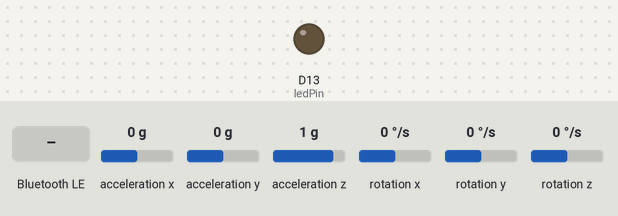
The sketch below on a simulated Arduino Nano 33 BLE. Parts: output pins drawn as LEDs (lit = HIGH). Inputs (shaded band) come from the test bench; at power-on: acceleration x 0 g, acceleration y 0 g, acceleration z 1 g, rotation x 0 °/s, rotation y 0 °/s, rotation z 0 °/s. Nothing arrives over Bluetooth unless stated; a phone connects over Bluetooth LE 3 s after start; what the sketch prints to the serial monitor is not drawn.

Above: at 3.8 s.
3.9 s: Bluetooth LE write "1" received
At 4.4 s:
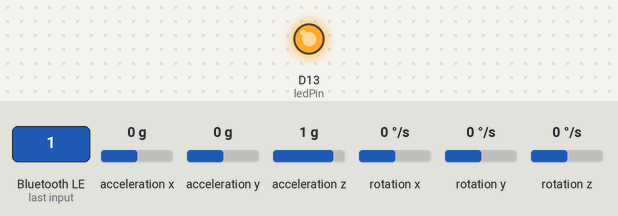
5.4 s: Bluetooth LE write "0" received
At 6.6 s:
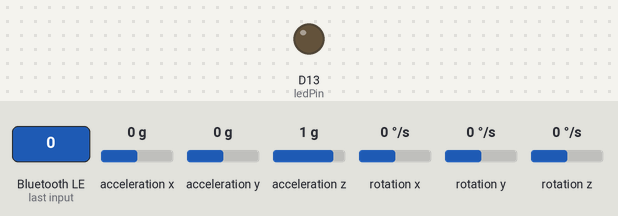
6.9 s: Bluetooth LE write "2" received
At 8.0 s:
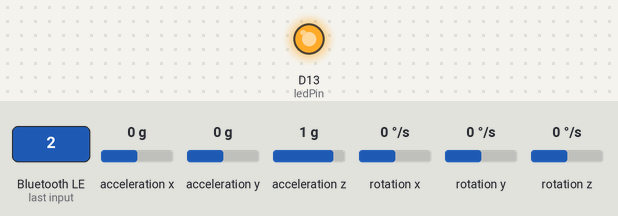
Timing chart, 0 to 9.9 s (numbered marks = the images above; inputs shaded):
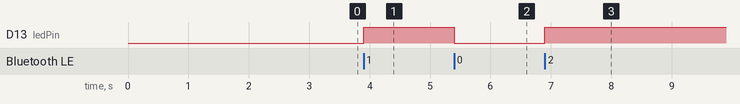

Measured:
- after the input at 3.9 s, D13 (ledPin): LOW → HIGH at once
- after the input at 5.4 s, D13 (ledPin): HIGH → LOW at once
- after the input at 6.9 s, D13 (ledPin): LOW → HIGH at once

The sketch:

USCL_Deorbit_Central.ino
```cpp
/*
  -----------------------------------------------------------------------------------------------
 | BLE_IMU_PERIPHERAL - Wireless IMU Communication with central device
 |
 | Arduino Boards Tested: Nano 33 BLE Sense as a peripheral & Nano 33 BLE as central.
 | Code not tested for multiple peripherals

 | This sketch works alongside the BLE_IMU_CENTRAL sketch to communicate with an Arduino Nano 33 BLE.
 | This sketch can also be used with a generic BLE central app, like LightBlue (iOS and Android) or
 | nRF Connect (Android), to interact with the services and characteristics created in this sketch.

 | This example code is adapted from the ArduinoBLE library, available in the public domain.
 | Authors: Aaron Yurkewich & Pilar Zhang Qiu
 | Latest Update: 25/02/2021

 | USCL Arduino BLE Revision
 | Updated Date : 28/10/2023
 | Add Gyroscope data into BLE advertise packet
  -----------------------------------------------------------------------------------------------
*/

#include <ArduinoBLE.h>
#include <Arduino_LSM9DS1.h>
//#include <Arduino_LSM6DS3.h> // Uncomment this if your peripheral is the Nano 33 IoT

// ------------------------------------------ BLE UUIDs ------------------------------------------
#define BLE_UUID_PERIPHERAL               "19B10000-E8F2-537E-4F6C-D104768A1214" //please chnage to a unique value that matches BLE_IMU_CENTRAL
#define BLE_UUID_CHARACT_LED              "19B10001-E8F2-537E-4F6C-E104768A1214" //please chnage to a unique value that matches BLE_IMU_CENTRAL

#define BLE_UUID_CHARACT_ACCX             "29B10001-E8F2-537E-4F6C-a204768A1215" //please chnage to a unique value that matches BLE_IMU_CENTRAL
#define BLE_UUID_CHARACT_ACCY             "39B10001-E8F2-537E-4F6C-a204768A1215" //please chnage to a unique value that matches BLE_IMU_CENTRAL
#define BLE_UUID_CHARACT_ACCZ             "49B10001-E8F2-537E-4F6C-a204768A1215" //please chnage to a unique value that matches BLE_IMU_CENTRAL

#define BLE_UUID_CHARACT_GYROX            "59B10001-E8F2-537E-4F6C-a204768A1215"
#define BLE_UUID_CHARACT_GYROY            "69B10001-E8F2-537E-4F6C-a204768A1215"
#define BLE_UUID_CHARACT_GYROZ            "79B10001-E8F2-537E-4F6C-a204768A1215"

#define BLE_UUID_CHARACT_VAR1             "89B10001-E8F2-537E-4F6C-a204768A1215"
#define BLE_UUID_CHARACT_VAR2             "99B10001-E8F2-537E-4F6C-a204768A1215"
#define BLE_UUID_CHARACT_VAR3             "A9B10001-E8F2-537E-4F6C-a204768A1215"

BLEService Deorbit_Module_Service(BLE_UUID_PERIPHERAL); // BLE LED Service

// BLE LED Switch Characteristic - custom 128-bit UUID, read and writable by central
BLEByteCharacteristic switchCharacteristic(BLE_UUID_CHARACT_LED, BLERead | BLEWrite);

BLEFloatCharacteristic accXCharacteristic(BLE_UUID_CHARACT_ACCX, BLERead | BLENotify | BLEWrite);
BLEFloatCharacteristic accYCharacteristic(BLE_UUID_CHARACT_ACCY, BLERead | BLENotify | BLEWrite);
BLEFloatCharacteristic accZCharacteristic(BLE_UUID_CHARACT_ACCZ, BLERead | BLENotify | BLEWrite);

BLEFloatCharacteristic gyroXCharacteristic(BLE_UUID_CHARACT_GYROX, BLERead | BLENotify | BLEWrite);
BLEFloatCharacteristic gyroYCharacteristic(BLE_UUID_CHARACT_GYROY, BLERead | BLENotify | BLEWrite);
BLEFloatCharacteristic gyroZCharacteristic(BLE_UUID_CHARACT_GYROZ, BLERead | BLENotify | BLEWrite);

BLEFloatCharacteristic var1Characteristic(BLE_UUID_CHARACT_VAR1, BLERead | BLENotify | BLEWrite);
BLEFloatCharacteristic var2Characteristic(BLE_UUID_CHARACT_VAR2, BLERead | BLENotify | BLEWrite);
BLEFloatCharacteristic var3Characteristic(BLE_UUID_CHARACT_VAR3, BLERead | BLENotify | BLEWrite);

const int ledPin = LED_BUILTIN; // pin to use for the LED

float accelX, accelY, accelZ;
float gyroX, gyroY, gyroZ;
float var1 = 1.0f;
float var2 = 2.0f;
float var3 = 3.0f; // ".0f" is fucking important!!!!!

// ------------------------------------------ VOID SETUP ------------------------------------------
void setup() {
  Serial.begin(9600);
  //while (!Serial); //uncomment to view the IMU data in the peripheral serial monitor

  // begin IMU initialization
  if (!IMU.begin()) {
    Serial.println("Failed to initialize IMU!");
    while (1);
  }

  // set LED pin to output mode
  pinMode(ledPin, OUTPUT);

  // begin BLE initialization
  if (!BLE.begin()) {
    Serial.println("starting BLE failed!");
    while (1);
  }

  // set advertised local name and service UUID:
  BLE.setLocalName("Deorbit_Module");
  BLE.setAdvertisedService(Deorbit_Module_Service);

  // add the characteristic to the service
  Deorbit_Module_Service.addCharacteristic(switchCharacteristic);
  Deorbit_Module_Service.addCharacteristic(accXCharacteristic);
  Deorbit_Module_Service.addCharacteristic(accYCharacteristic);
  Deorbit_Module_Service.addCharacteristic(accZCharacteristic);

  Deorbit_Module_Service.addCharacteristic(gyroXCharacteristic);
  Deorbit_Module_Service.addCharacteristic(gyroYCharacteristic);
  Deorbit_Module_Service.addCharacteristic(gyroZCharacteristic);

  Deorbit_Module_Service.addCharacteristic(var1Characteristic);
  Deorbit_Module_Service.addCharacteristic(var2Characteristic);
  Deorbit_Module_Service.addCharacteristic(var3Characteristic);

  // add service
  BLE.addService(Deorbit_Module_Service);

  // set the initial value for the characeristic:
  switchCharacteristic.writeValue(0);

  // set advertising interval
  // BLE.setAdvertisingInterval(320); // 200 ms (default : 160 => 100ms)
  // reference : https://www.arduino.cc/reference/en/libraries/arduinoble/ble.setadvertisinginterval/
  // start advertising
  BLE.advertise();

  Serial.println("BLE Peripheral");
}

// ------------------------------------------ VOID LOOP ------------------------------------------
void loop() {
  // listen for BLE peripherals to connect:
  BLEDevice central = BLE.central();

  // if a central is connected to peripheral:
  if (central) {
    Serial.print("Connected to central: ");
    // print the central's MAC address:
    Serial.println(central.address());

    // while the central is still connected to peripheral:
    while (central.connected()) {
      // if the remote device wrote to the characteristic,
      // use the value to control the LED:
      if (switchCharacteristic.written()) {
        if (switchCharacteristic.value()) {   // any value other than 0
          // Serial.println("LED on");
          digitalWrite(ledPin, HIGH);         // will turn the LED on
        } else {                              // a 0 value
          // Serial.println(F("LED off"));
          digitalWrite(ledPin, LOW);          // will turn the LED off
        }
      }

      if (IMU.gyroscopeAvailable()) {
        IMU.readGyroscope(gyroX, gyroY, gyroZ);

        gyroXCharacteristic.writeValue(gyroX);
        gyroYCharacteristic.writeValue(gyroY);
        gyroZCharacteristic.writeValue(gyroZ);

        // Serial.println("Gyro Data");
        // Serial.print(x);
        // Serial.print('\t');
        // Serial.print(y);
        // Serial.print('\t');
        // Serial.print(z);
        // Serial.println('\t');
      }

      if (IMU.accelerationAvailable()) {
        IMU.readAcceleration(accelX, accelY, accelZ);

        accXCharacteristic.writeValue(accelX);
        accYCharacteristic.writeValue(accelY);
        accZCharacteristic.writeValue(accelZ);

        // Serial.println("Gyro Data");
        // Serial.print(x);
        // Serial.print('\t');
        // Serial.print(y);
        // Serial.print('\t');
        // Serial.print(z);
        // Serial.println('\t');
      }
      var1Characteristic.writeValue(var1);
      var2Characteristic.writeValue(var2);
      var3Characteristic.writeValue(var3);
    }

      // when the central disconnects, print it out:
      Serial.print(F("Disconnected from central: "));
      Serial.println(central.address());
    }
  }
```
